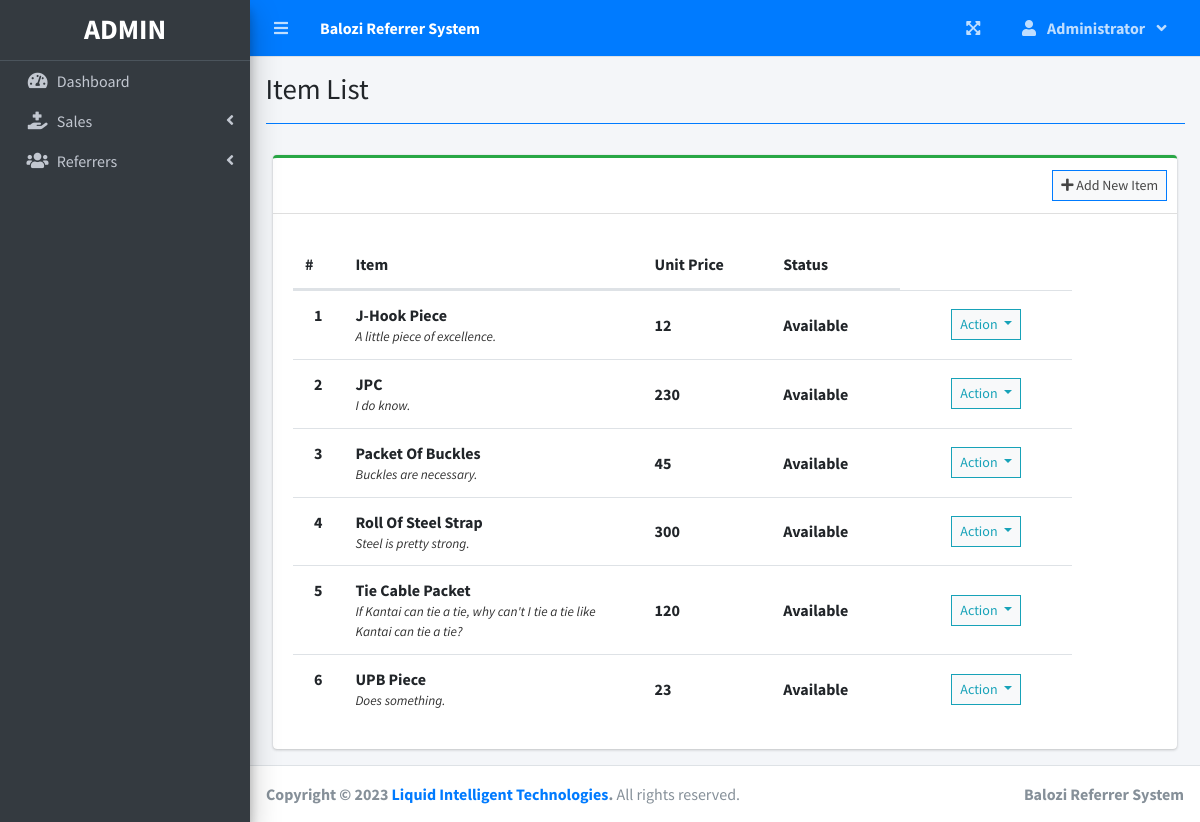
The app's page /index.php?page=item_list (signed in) with its own data.
### tables this page shows
CREATE TABLE `items` (
  `id` int(11) NOT NULL,
  `name` varchar(50) NOT NULL,
  `description` text DEFAULT NULL,
  `price` int(11) DEFAULT NULL,
  `status` varchar(20) NOT NULL DEFAULT 'Available'
);

### item_list.php (the view, shortened to what this page needs)
<?php include'db_connect.php' ?>
<div class="col-lg-12">
	<div class="card card-outline card-success">
		<div class="card-header">
            <?php if($_SESSION['login_type'] != 3): ?>
			<div class="card-tools">
				<a class="btn btn-block btn-sm btn-default btn-flat border-primary" href="./index.php?page=new_item"><i class="fa fa-plus"></i> Add New Item</a>
			</div>
            <?php endif; ?>
		</div>
		<div class="card-body">
			<table class="table tabe-hover table-condensed" id="list">
				<colgroup>
					<col width="5%">
					<col width="35%">
					<col width="15%">
					<col width="15%">
					<col width="20%">
					<col width="10%">
				</colgroup>
				<thead>
					<tr>
						<th class="text-center">#</th>
						<th>Item</th>
						<th>Unit Price</th>
						<th>Status</th>
					</tr>
				</thead>
				<tbody>
					<?php
					$i = 1;
					$qry = $conn->query("SELECT * FROM items order by name asc");
					while($row= $qry->fetch_assoc()):
						$trans = get_html_translation_table(HTML_ENTITIES,ENT_QUOTES);
						unset($trans["\""], $trans["<"], $trans[">"], $trans["<h2"]);
						$desc = strtr(html_entity_decode($row['description']),$trans);
						$desc=str_replace(array("<li>","</li>"), array("",", "), $desc);
					?>
					<tr>
						<th class="text-center"><?php echo $i++ ?></th>
						<td>
							<p><b><?php echo ucwords($row['name']) ?></b></p>
							<p class="truncate"><?php echo strip_tags($desc) ?></p>
						</td>
						<td><b><?php echo ($row['price']) ?></b></td>
                        <td><b><?php echo ($row['status']) ?></b></td>
						<td class="text-center">
							<button type="button" class="btn btn-default btn-sm btn-flat border-info wave-effect text-info dropdown-toggle" data-toggle="dropdown" aria-expanded="true">
		                      Action
		                    </button>
						</td>
					</tr>
				<?php endwhile; ?>
				</tbody>
			</table>
		</div>
	</div>
</div>

### item_list.php (style rules this page uses)
table p { margin: unset !important; }
table td { vertical-align: middle !important }

### records on screen
items: name "J-Hook Piece", description "A little piece of excellence.", price "12", status "Available"
items: name "JPC", description "I do know.", price "230", status "Available"
items: name "Packet Of Buckles", description "Buckles are necessary.", price "45", status "Available"
items: name "Roll Of Steel Strap", description "Steel is pretty strong.", price "300", status "Available"
items: name "Tie Cable Packet", description "If Kantai can tie a tie, why can't I tie a tie like Kantai can tie a tie?", price "120", status "Available"
items: name "UPB Piece", description "Does something.", price "23", status "Available"

### other values on screen
$_SESSION['system']['name'] "Balozi Referrer System"
$_SESSION['login_fullname'] "Administrator"
$title "Item List"
